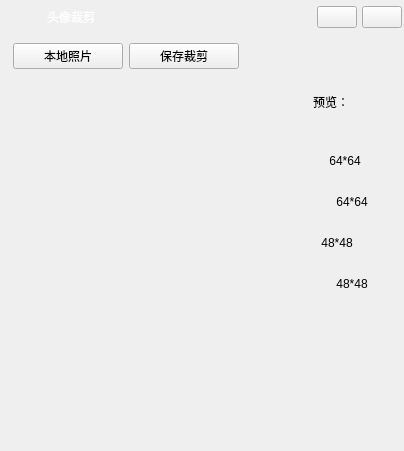
<?xml version="1.0" encoding="UTF-8"?>
<ui version="4.0">
 <class>PictureCutDialog</class>
 <widget class="QWidget" name="PictureCutDialog">
  <property name="geometry">
   <rect>
    <x>0</x>
    <y>0</y>
    <width>404</width>
    <height>451</height>
   </rect>
  </property>
  <property name="windowTitle">
   <string>Form</string>
  </property>
  <layout class="QVBoxLayout" name="verticalLayout">
   <property name="spacing">
    <number>0</number>
   </property>
   <property name="leftMargin">
    <number>2</number>
   </property>
   <property name="topMargin">
    <number>2</number>
   </property>
   <property name="rightMargin">
    <number>2</number>
   </property>
   <property name="bottomMargin">
    <number>2</number>
   </property>
   <item>
    <widget class="QWidget" name="widgetWinTitle" native="true">
     <property name="minimumSize">
      <size>
       <width>0</width>
       <height>30</height>
      </size>
     </property>
     <property name="maximumSize">
      <size>
       <width>16777215</width>
       <height>30</height>
      </size>
     </property>
     <layout class="QHBoxLayout" name="horizontalLayout_4" stretch="0,1,0,0">
      <property name="spacing">
       <number>5</number>
      </property>
      <property name="leftMargin">
       <number>10</number>
      </property>
      <property name="topMargin">
       <number>0</number>
      </property>
      <property name="rightMargin">
       <number>0</number>
      </property>
      <property name="bottomMargin">
       <number>0</number>
      </property>
      <item>
       <widget class="QLabel" name="labelWinIcon">
        <property name="minimumSize">
         <size>
          <width>30</width>
          <height>30</height>
         </size>
        </property>
        <property name="maximumSize">
         <size>
          <width>30</width>
          <height>30</height>
         </size>
        </property>
        <property name="text">
         <string/>
        </property>
        <property name="pixmap">
         <pixmap resource="../images.qrc">:/resource/images/robot.png</pixmap>
        </property>
       </widget>
      </item>
      <item>
       <widget class="QLabel" name="labelWinTitle">
        <property name="styleSheet">
         <string notr="true">color: #FFFFFF;</string>
        </property>
        <property name="text">
         <string>头像裁剪</string>
        </property>
       </widget>
      </item>
      <item>
       <widget class="QPushButton" name="btnWinMin">
        <property name="focusPolicy">
         <enum>Qt::NoFocus</enum>
        </property>
        <property name="text">
         <string/>
        </property>
        <property name="icon">
         <iconset resource="../images.qrc">
          <normaloff>:/resource/common/ic_min.png</normaloff>:/resource/common/ic_min.png</iconset>
        </property>
       </widget>
      </item>
      <item>
       <widget class="QPushButton" name="btnWinClose">
        <property name="focusPolicy">
         <enum>Qt::NoFocus</enum>
        </property>
        <property name="text">
         <string/>
        </property>
        <property name="icon">
         <iconset resource="../images.qrc">
          <normaloff>:/resource/common/ic_close_white.png</normaloff>:/resource/common/ic_close_white.png</iconset>
        </property>
       </widget>
      </item>
     </layout>
    </widget>
   </item>
   <item>
    <widget class="QWidget" name="widgetBody" native="true">
     <layout class="QVBoxLayout" name="verticalLayout_3">
      <property name="leftMargin">
       <number>2</number>
      </property>
      <property name="topMargin">
       <number>2</number>
      </property>
      <property name="rightMargin">
       <number>2</number>
      </property>
      <property name="bottomMargin">
       <number>2</number>
      </property>
      <item>
       <widget class="QWidget" name="widgetButton" native="true">
        <layout class="QHBoxLayout" name="horizontalLayout_2">
         <item>
          <widget class="QPushButton" name="btnLoad">
           <property name="minimumSize">
            <size>
             <width>110</width>
             <height>24</height>
            </size>
           </property>
           <property name="text">
            <string>本地照片</string>
           </property>
           <property name="icon">
            <iconset>
             <normaloff>:/PictureEdit/Resources/photo.png</normaloff>:/PictureEdit/Resources/photo.png</iconset>
           </property>
          </widget>
         </item>
         <item>
          <widget class="QPushButton" name="btnSave">
           <property name="minimumSize">
            <size>
             <width>110</width>
             <height>24</height>
            </size>
           </property>
           <property name="text">
            <string>保存裁剪</string>
           </property>
           <property name="icon">
            <iconset>
             <normaloff>:/PictureEdit/Resources/svae.png</normaloff>:/PictureEdit/Resources/svae.png</iconset>
           </property>
          </widget>
         </item>
         <item>
          <spacer name="horizontalSpacer">
           <property name="orientation">
            <enum>Qt::Horizontal</enum>
           </property>
           <property name="sizeHint" stdset="0">
            <size>
             <width>169</width>
             <height>20</height>
            </size>
           </property>
          </spacer>
         </item>
        </layout>
       </widget>
      </item>
      <item>
       <layout class="QHBoxLayout" name="horizontalLayout_3" stretch="0,0">
        <property name="spacing">
         <number>0</number>
        </property>
        <item>
         <widget class="QWidget" name="widgetLoad" native="true">
          <property name="minimumSize">
           <size>
            <width>300</width>
            <height>0</height>
           </size>
          </property>
          <property name="styleSheet">
           <string notr="true"/>
          </property>
          <layout class="QHBoxLayout" name="horizontalLayout">
           <property name="spacing">
            <number>0</number>
           </property>
           <property name="leftMargin">
            <number>0</number>
           </property>
           <property name="topMargin">
            <number>0</number>
           </property>
           <property name="rightMargin">
            <number>0</number>
           </property>
           <property name="bottomMargin">
            <number>0</number>
           </property>
           <item alignment="Qt::AlignHCenter|Qt::AlignVCenter">
            <widget class="QLabel" name="labelPreview">
             <property name="minimumSize">
              <size>
               <width>150</width>
               <height>150</height>
              </size>
             </property>
             <property name="text">
              <string/>
             </property>
             <property name="alignment">
              <set>Qt::AlignCenter</set>
             </property>
            </widget>
           </item>
          </layout>
         </widget>
        </item>
        <item>
         <widget class="QWidget" name="widgetView" native="true">
          <layout class="QVBoxLayout" name="verticalLayout_2">
           <property name="spacing">
            <number>10</number>
           </property>
           <item>
            <widget class="QLabel" name="label">
             <property name="styleSheet">
              <string notr="true"/>
             </property>
             <property name="text">
              <string>预览：</string>
             </property>
            </widget>
           </item>
           <item>
            <widget class="QLabel" name="label64">
             <property name="minimumSize">
              <size>
               <width>64</width>
               <height>64</height>
              </size>
             </property>
             <property name="maximumSize">
              <size>
               <width>48</width>
               <height>48</height>
              </size>
             </property>
             <property name="text">
              <string>64*64</string>
             </property>
             <property name="alignment">
              <set>Qt::AlignCenter</set>
             </property>
            </widget>
           </item>
           <item>
            <widget class="QLabel" name="label_2">
             <property name="text">
              <string>64*64</string>
             </property>
             <property name="alignment">
              <set>Qt::AlignCenter</set>
             </property>
            </widget>
           </item>
           <item>
            <widget class="QLabel" name="label48">
             <property name="minimumSize">
              <size>
               <width>48</width>
               <height>48</height>
              </size>
             </property>
             <property name="maximumSize">
              <size>
               <width>48</width>
               <height>48</height>
              </size>
             </property>
             <property name="text">
              <string>48*48</string>
             </property>
             <property name="alignment">
              <set>Qt::AlignCenter</set>
             </property>
            </widget>
           </item>
           <item>
            <widget class="QLabel" name="label_3">
             <property name="text">
              <string>48*48</string>
             </property>
             <property name="alignment">
              <set>Qt::AlignCenter</set>
             </property>
            </widget>
           </item>
           <item>
            <spacer name="verticalSpacer">
             <property name="orientation">
              <enum>Qt::Vertical</enum>
             </property>
             <property name="sizeHint" stdset="0">
              <size>
               <width>20</width>
               <height>111</height>
              </size>
             </property>
            </spacer>
           </item>
          </layout>
         </widget>
        </item>
       </layout>
      </item>
     </layout>
    </widget>
   </item>
  </layout>
 </widget>
 <resources>
  <include location="../images.qrc"/>
 </resources>
 <connections>
  <connection>
   <sender>btnWinClose</sender>
   <signal>clicked()</signal>
   <receiver>PictureCutDialog</receiver>
   <slot>close()</slot>
   <hints>
    <hint type="sourcelabel">
     <x>387</x>
     <y>20</y>
    </hint>
    <hint type="destinationlabel">
     <x>547</x>
     <y>62</y>
    </hint>
   </hints>
  </connection>
  <connection>
   <sender>btnWinMin</sender>
   <signal>clicked()</signal>
   <receiver>PictureCutDialog</receiver>
   <slot>showMinimized()</slot>
   <hints>
    <hint type="sourcelabel">
     <x>353</x>
     <y>21</y>
    </hint>
    <hint type="destinationlabel">
     <x>543</x>
     <y>113</y>
    </hint>
   </hints>
  </connection>
 </connections>
</ui>
